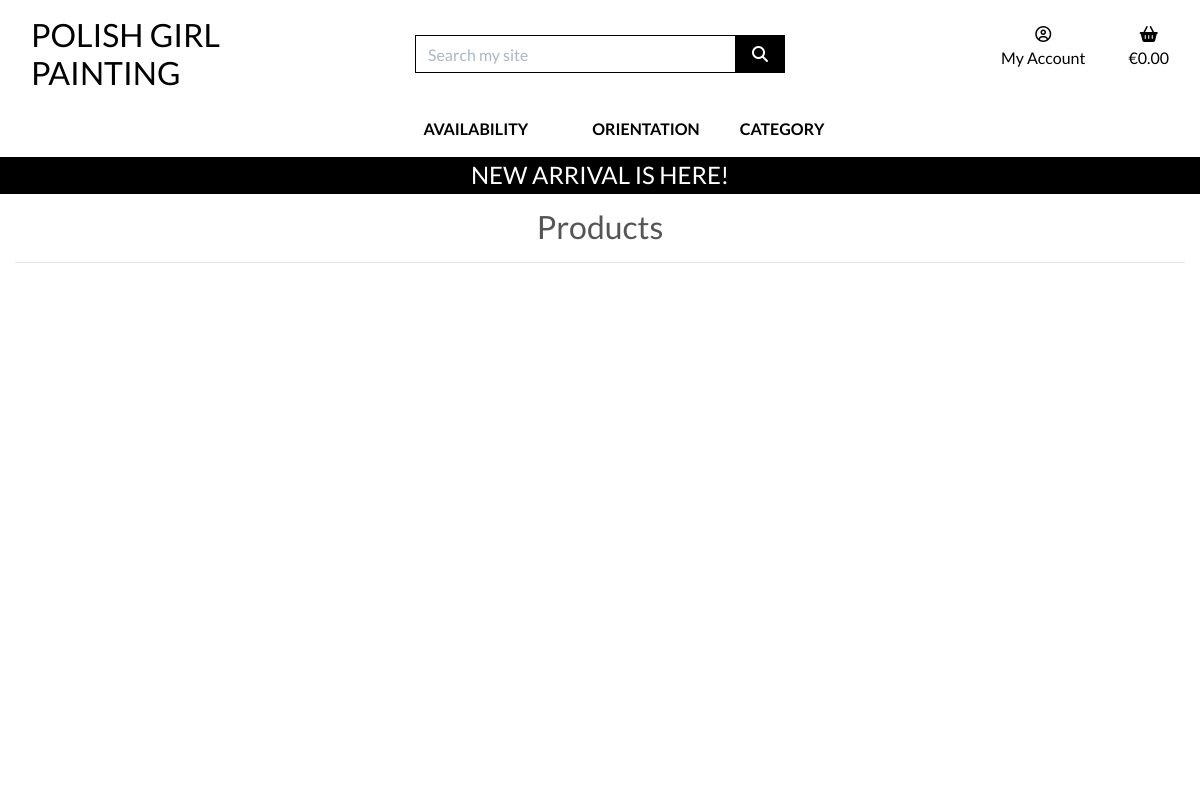
The app's page /products/?orientation=Landscape, older data.
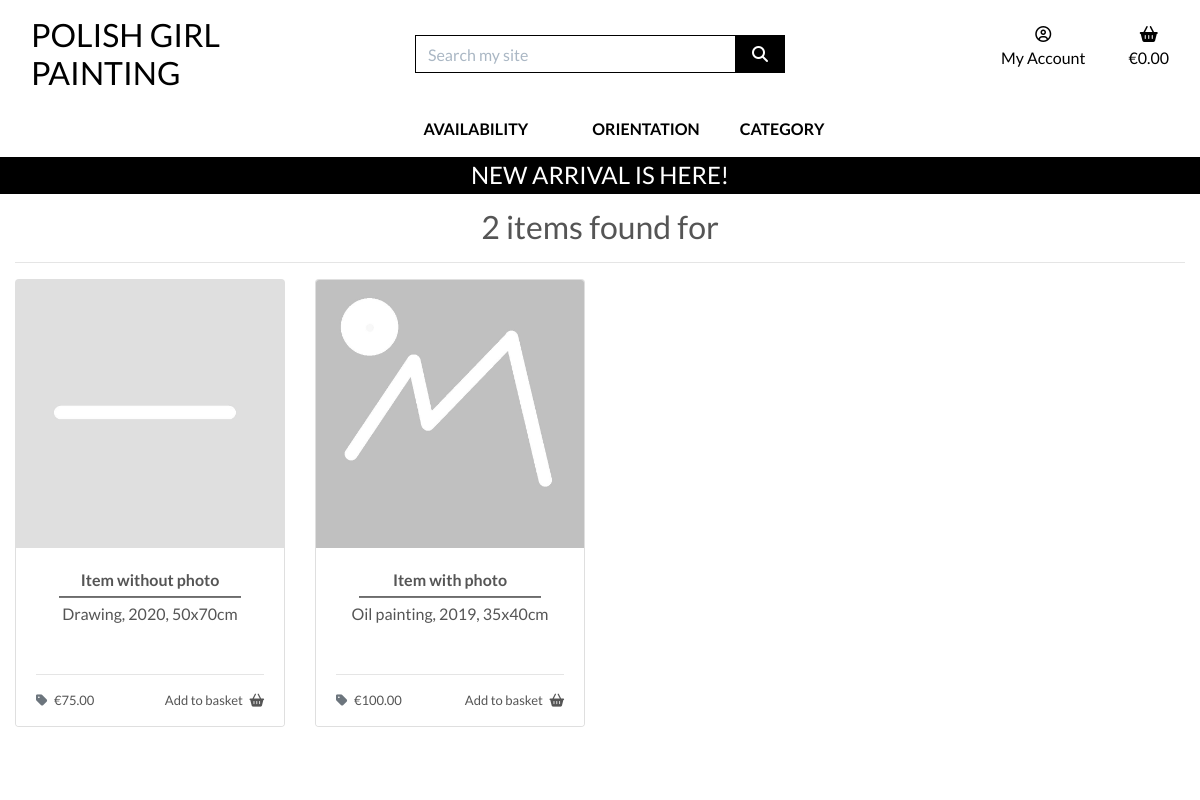
The same page, newer data.
### products/models.py (models this page shows, shortened)
class Product(models.Model):
    sku = models.CharField(
        max_length=254,
        null=True,
        blank=True)
    title = models.CharField(
        max_length=254,
        unique=True)
    excerpt = models.TextField(
        blank=True)
    description = models.TextField()
    price = models.DecimalField(
        max_digits=6,
        decimal_places=2,
        null=True,
        blank=True)
    image = models.ImageField(
        null=True,
        blank=True)
    category = models.ForeignKey(
        'Category',
        null=True,
        blank=True,
        on_delete=models.SET_NULL)
    orientation = models.CharField(
        max_length=9,
        choices=ORIENTATION,
        null=True,
        blank=True)
    priority = models.CharField(
        max_length=10,
        choices=PRIORITY_CHOICES,
        default="3 - Normal",
        null=True,
        blank=True)
    available = models.BooleanField(
        default=True)
    created_on = models.DateTimeField(
        auto_now_add=True)
    updated_on = models.DateTimeField(
        auto_now=True)
    live = models.BooleanField(
        default=False)
    class Meta:
        ordering = ['priority', 'created_on']

### products/views.py (the view, shortened to what this page needs)
def all_products(request):
    products = Product.objects.all()
    query = None
    categories = None
    orientations = None
    if request.GET:
        if 'available' in request.GET:
            availability = request.GET['available'].split(',')
            products = products.filter(available__in=availability)
            availability = Product.objects.filter(available__in=availability)
        if 'orientation' in request.GET:
            orientations = request.GET['orientation'].split(',')
            products = products.filter(orientation__in=orientations)
            orientations = Product.objects.filter(orientation__in=orientations)
        if 'category' in request.GET:
            categories = request.GET['category'].split(',')
            products = products.filter(category__name__in=categories)
            categories = Category.objects.filter(name__in=categories)
    context = {
        'products': products,
        'search_term': query,
        'current_categories': categories,
        'current_orientations': orientations,
    }
    return render(request, 'products/products.html', context)

### products/templates/products/products.html (shortened to what this page needs)
{% extends "base.html" %}
{% load static %}
{% block page_header %}
    <div class="container header-container">
    </div>
{% endblock %}
{% block content %}
    <div class="overlay"></div>
    <div class="container-fluid">
        <div class="row">
            <div class="col-12 text-center mt-5">
                <h2>
                    {% if search_term %}
                        {{ products|length }} item{% if products|length != 1 %}s {% endif %} found for <strong>{{ search_term }}</strong>
                    <!-- {% elif current_availabilitys %}
                        {{ products|length }} item{% if products|length != 1 %}s {% endif %} found for <strong>{{ products.availability }}</strong>                       -->
                    {% elif current_orientations %}
                        {{ products|length }} item{% if products|length != 1 %}s {% endif %} found for <strong>{{ products.orientation }}</strong>
                    {% elif current_categories %}
                        {% for c in current_categories %}
                        <a href="{% url 'products' %}?category={{ c.name }}">
                            {{ c.friendly_name }}s
                        </a>
                        {% endfor %}
                    {% else %}
                        Products
                    {% endif %}
                </h2>
                <hr class="mb-3">
            </div>
            <div class="col">
                <div class="row">
                    {% for product in products %}
                        {% if product.live %}
                            <div class="col-md-4 col-xl-3">
                                <div class="card h-100">
                                    {% if product.image %}
                                        <a href="{% url 'product_detail' product.id %}">
                                            <img src="{{ product.image.url }}" alt="{{ product.title }}" class="card-img-top img-fluid">
                                        </a>
                                    {% else %}
                                        <a href="{% url 'product_detail' product.id %}">
                                            <img src="{{ MEDIA_URL }}placeholder.jpg" alt="{{ product.title }}" class="card-image-top img-fluid">
                                        </a>
                                    {% endif %}
                                    <div class="card-body text-center">
                                        <p class="mb-0 font-weight-bold">{{ product.title }}</p>
                                        <hr class="hr-middle">
                                        <p class="mb-0">{{ product.excerpt }}</p>
                                    </div>
                                    <div class="card-footer">
                                        <div class="row">
                                            <div class="col">
                                                <hr>
                                                <p class="float-left">
                                                    <i class="fas fa-tag mr-1 text-muted"></i> &euro;{{ product.price }}
                                                </p>
                                                <p class="float-right">
                                                    Add to basket
                                                    <i class="fas fa-shopping-basket ml-1"></i>
                                                </p>
                                            </div>
                                        </div>
                                    </div>
                                </div>
                            </div>
                        {% endif %}
                    {% endfor %}
                </div>
            </div>
        </div>
    </div>
{% endblock %}

Row changes from the older to the newer data that the page shows:
now on this page (row edited): Product: live True (drawn), title "Item without photo", excerpt "Drawing, 2020, 50x70cm", price "75.00"
now on this page (row edited): Product: image (placeholder picture), title "Item with photo", excerpt "Oil painting, 2019, 35x40cm", price "100.00"
Text that changed along with them:
{{ products|length }}: (not shown) → "2"
text no longer shown: "Products"
text now shown: "item s found for"
